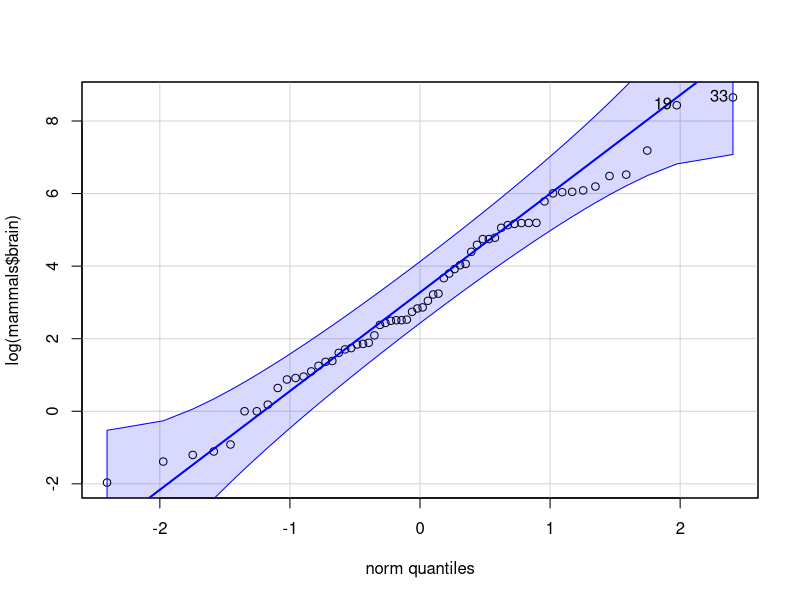
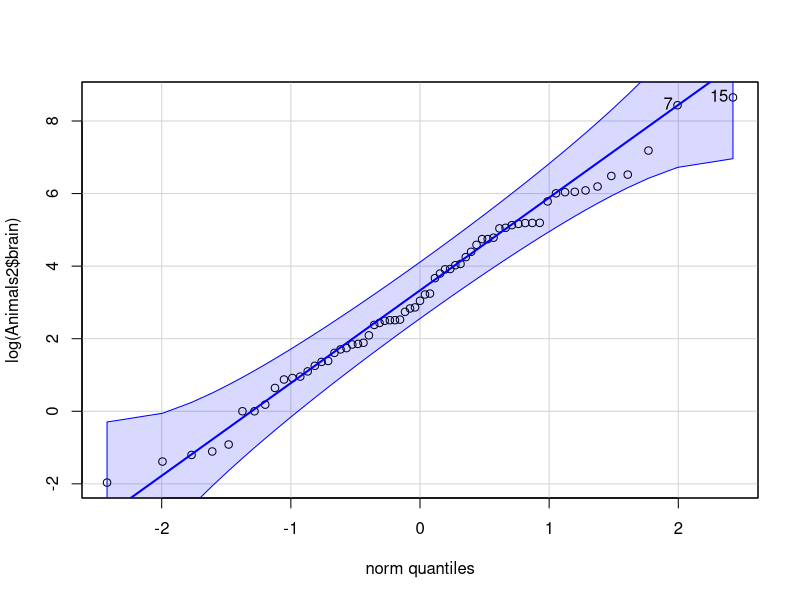
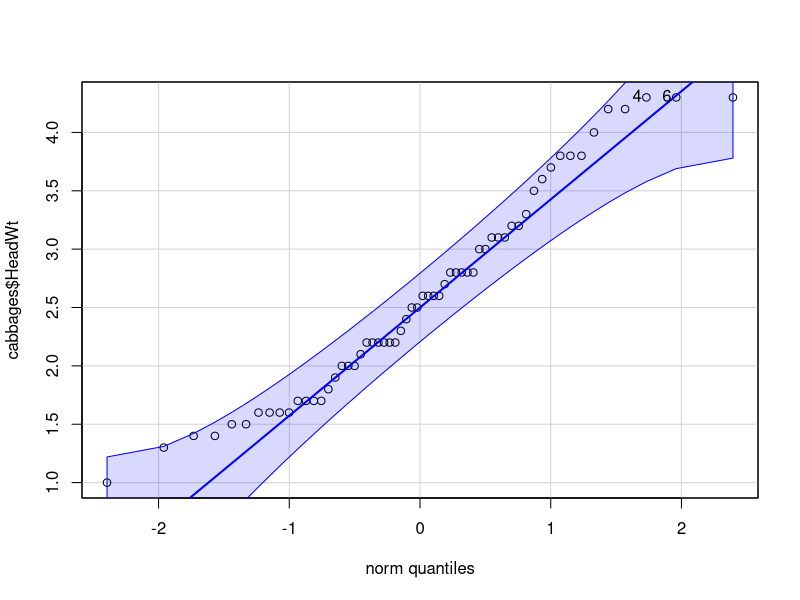
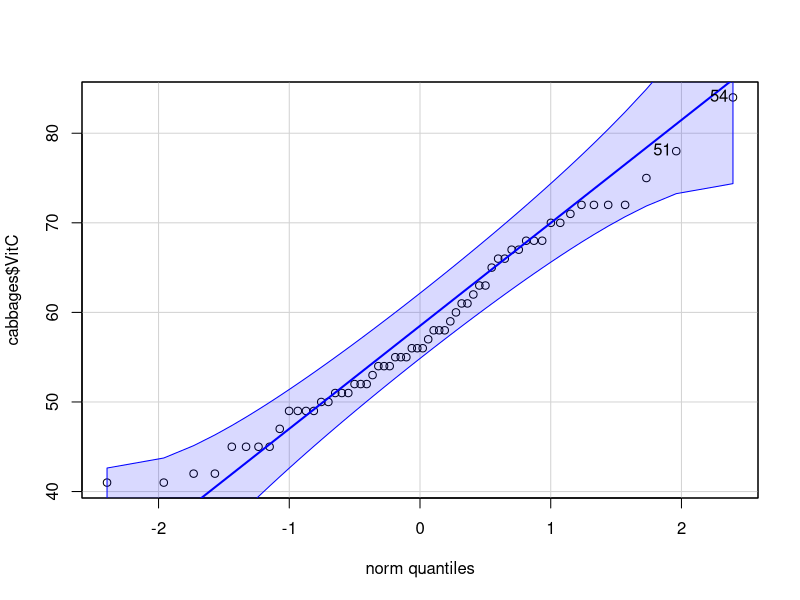
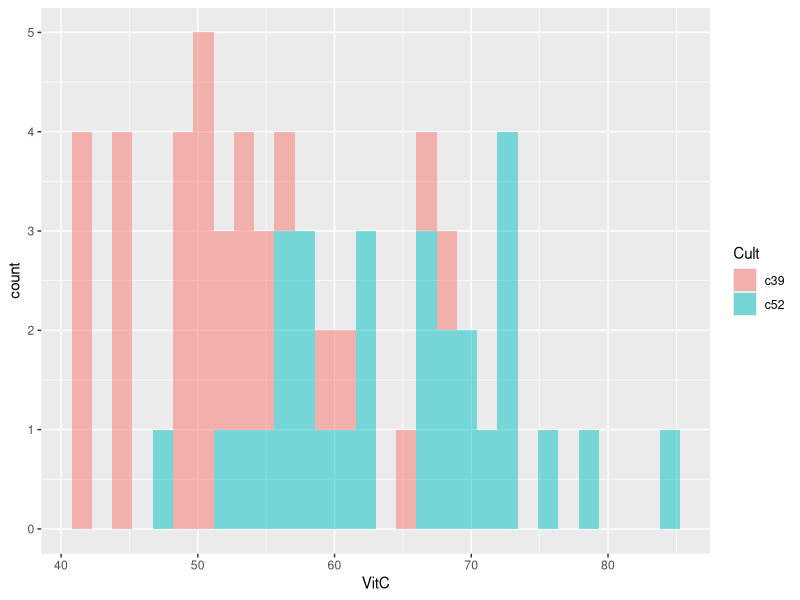
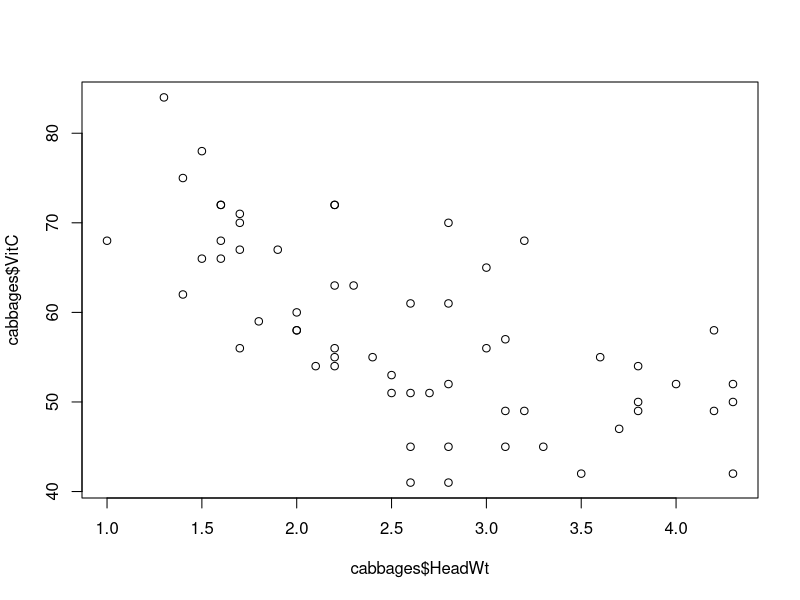
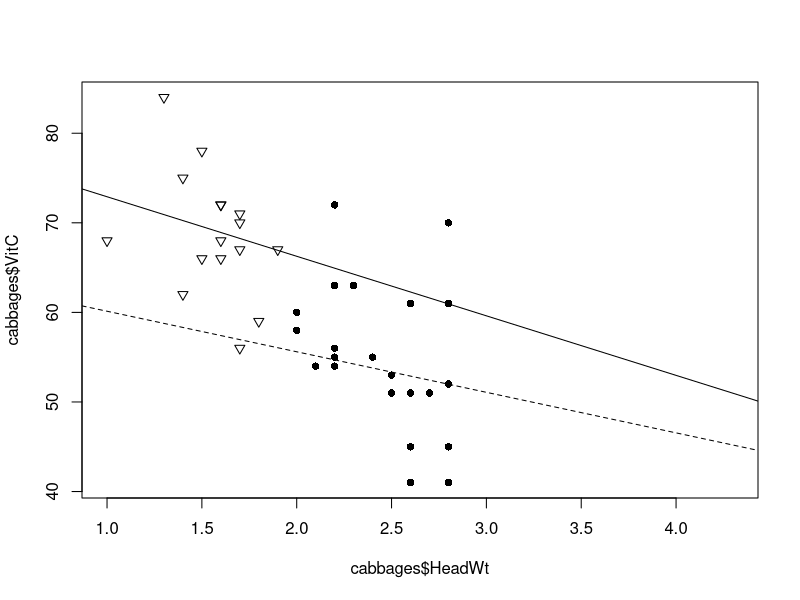

Write the R code that produced these figures, in order.
## ---- chunk 1

# CONFIGURACIÓN GENERAL
library(knitr)
options(width = 100)
# Opciones generales chunks

## PARA GENERAR SOLO LOS ENUNCIADO include=FALSE
#opts_chunk$set(echo=F,message = F, error = F, warning = F, comment = NA, fig.align = 'center', dpi = 100, tidy = F, cache.path = '.cache/', fig.path = './figure/', include=FALSE)

## PARA Incluir la soluciones SOLO LOS ENUNCIADO include=TRUE
opts_chunk$set(echo=T,message = F, error = F, warning = F, comment = NA, fig.align = 'center', dpi = 100, tidy = F, cache.path = '.cache/', fig.path = './figure/', include=TRUE)


#options(xtable.type = 'html')
knit_hooks$set(inline = function(x) {
  
  if(is.numeric(x)) {
    round(x, getOption('digits'))
  } else {
    paste(as.character(x), collapse = ', ')
  }
})
#knit_hooks$set(plot = knitr:::hook_plot_html)
## ---- chunk 2
# Especificamos las librerías necesarias en esta lista

packages = c("MASS","knitr","tidyverse","robustbase","car")

#use this function to check if each package is on the local machine
#if a package is installed, it will be loaded
#if any are not, the missing package(s) will be installed and loaded
package.check <- lapply(packages, FUN = function(x) {
  if (!require(x, character.only = TRUE)) {
    install.packages(x, dependencies = TRUE)
    library(x, character.only = TRUE)
  }
})

#verify they are loaded
#search()

## ---- chunk 3
# Cargamos las dos librerias necesarias antes de todo:
library(MASS)
library(robustbase)

# Una vez tenemos las dos librerías pasamos a cada conjunto de datos.

# Primero miramos el conjunto de datos mammals del paquete MASS
# a) Miramos las características. 
df_mammals <- mammals
summarise(df_mammals)
# b) Usamos las funciones siguientes para una primera visión de los conjuntos de 
# datos.
dim(df_mammals)
head(df_mammals)
head(df_mammals, n=3)
tail(df_mammals)
str(df_mammals)
# c1) Mostramos los nombres de las filas.
rownames(df_mammals)
# c2) Mostramos los nombres de las columnas.
colnames(df_mammals)

# Segundo miramos el conjunto de datos Animals2 del paquete robustbase
# a) Miramos las características. 
df_animals <- Animals2
summarise(df_animals)
# b) Usamos las funciones siguientes para una primera visión de los conjuntos de 
# datos.
dim(df_animals)
head(df_animals)
head(df_animals, n=3)
tail(df_animals)
str(df_animals)
# c1) Mostramos los nombres de las filas.
rownames(df_animals)
# c2) Mostramos los nombres de las columnas.
colnames(df_animals)
## ---- chunk 4
commonAnimals <- intersect(df_mammals, df_animals)
rownames(commonAnimals)
## ---- chunk 5
# Tenemos los animales que no estan en mammals
diferentes_mammals <- setdiff(rownames(df_mammals), rownames(df_animals))
diferentes_mammals
# Tenemos los animales que no estan en animals
diferentes_animals <- setdiff(rownames(df_animals), rownames(df_mammals))
diferentes_animals
## ---- chunk 6

## ---- chunk 7
# Primero hacemos la función del qqPlot de los mammals
qqPlot(log(mammals$brain))
# Segundo hacemos la función del qqPlot de los animals
qqPlot(log(Animals2$brain))
## ---- chunk 8
# a) Asignamos el valor devuelto por la funcion library.
libReturn <- library()
libReturn
# b) Mostramos por pantalla los 5 primeros elementos de la matriz
head(libReturn$results, n=5)
# también podemos observar los 5 primeros elementos de la matriz con la siguiente
# función:
libReturn[[2]] [1:5]
# c) Determinamos el número de librerias que tenemos instaladas
length(libReturn)
## ---- chunk 9
## 1º cabbages del paquete MASS
# a) Determinamos las tres etapas para el conjunto de datos cabbages.
head(cabbages)
dim(cabbages)
tail(cabbages)
glimpse(cabbages)
str(cabbages)
# b) Determinamos el número de valores perdidos para cada una de las variables
# del conjunto cabbages.
any(is.na(cabbages))
colSums(sapply(cabbages, is.na))

## 2º Chile del paquete car
# a) Determinamos las tres etapas para el conjunto de datos Chile.
head(Chile)
dim(Chile)
tail(Chile)
glimpse(Chile)
str(Chile)
any(is.na(Chile))
colSums(sapply(Chile, is.na))
# b) Determinamos el número de valores perdidos para cada una de las variables
# del conjunto Chile.

# d) Utilizamos la función summary para que nos saque los estadísticos y el número
# de valores perdidos de cada variable.
summary(cabbages)
summary(Chile)
## ---- chunk 10
# Con estas dos funciones vamos a ver a traves de la aproximación visual, si nuestras
# variables HeadWt y VitC del conjunto cabbages verifican que siguen una distribución
# Gaussiana.
plot_hw <- qqPlot(cabbages$HeadWt)
plot_hw
plot_vc <- qqPlot(cabbages$VitC)
plot_vc
## ---- chunk 11
# Utilizamos un histograma para determinar los datos de nuestras variables cuantitativas.
repre <- ggplot(cabbages, aes(VitC,fill = Cult)) + geom_histogram(alpha=0.5)
repre
## ---- chunk 12
# a) Para ver lo que nos piden vamos a hacer un diagrama de dispersión global.
plot(cabbages$HeadWt, cabbages$VitC)

# b) Ahora vamos a hacer un diagrama de dispersión, pero este lo vamos a etiquetar 
# según un factor concreto.
plot(cabbages$HeadWt, cabbages$VitC, pch=c(6,16)[cabbages$HeadWt])

# Planteamos 2 modelos lineales, cada uno para los datos de un factor.
Model1 <- lm(VitC ~ HeadWt, data = cabbages, subset = which(Cult == 'c39'))
Model2 <- lm(VitC ~ HeadWt, data = cabbages, subset = which(Cult == 'c52'))
# Ahora vamos a representar las rectas correspondientes a cada modelo lineal.
abline(Model1, lty=2)
abline(Model2)
## ---- chunk 13
# Vamos a observar los coeficientes del modelo 1:
summary(Model1$coefficients)
# Vamos a observar los coeficientes del modelo 2:
summary(Model2$coefficients)

# Observamos la pendiente del modelo 1:
lm(Model1)
# Obtenemos que es negativa

# Observamos la pendiente del modelo 2:
lm(Model2)
# Obtenemos que es negativa
